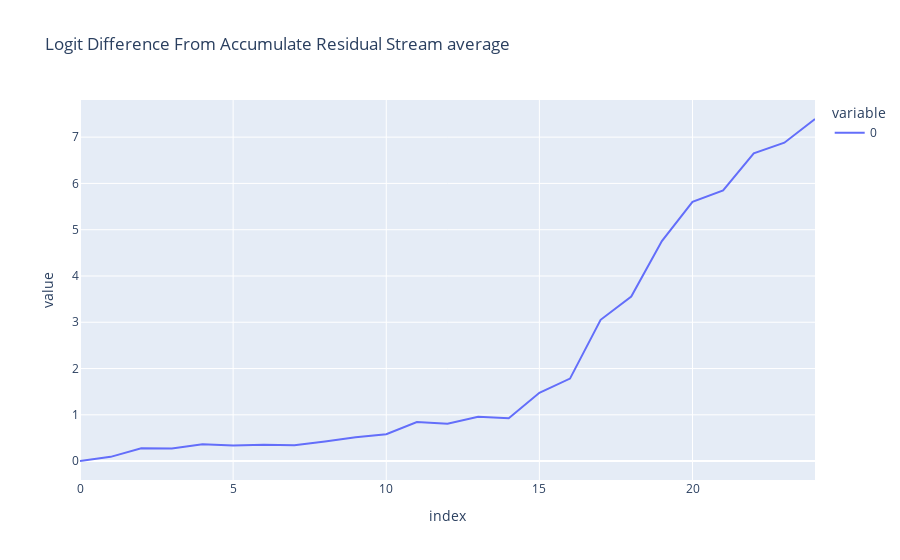

The code cell stored with this chart in its notebook:
### Markdown cell above
### Acumulated residual stream logit difference average

### Code cell
def residual_stack_to_logit_diff(residual_stack: Float[torch.Tensor, "components batch d_model"], cache: ActivationCache) -> float:
    scaled_residual_stack = cache.apply_ln_to_stack(residual_stack, layer = -1, pos_slice=-1)
    return einsum("n_layers batch d_model, batch d_model -> n_layers", scaled_residual_stack, logit_diff_directions)/12


accumulated_residual, labels = clean_cache.accumulated_resid(layer=-1, incl_mid=True, pos_slice=-1, return_labels=True)
logit_lens_logit_diffs = residual_stack_to_logit_diff(accumulated_residual, clean_cache)
line(logit_lens_logit_diffs,  hover_name=labels, title="Logit Difference From Accumulate Residual Stream average")

### Figure 1 — Plotly figure (JSON) as saved in the notebook; plotly's stock layout.template omitted (floating-point values rounded to 4 significant figures)
{"data": [{"hovertemplate": "<b>%{hovertext}</b><br><br>variable=0<br>index=%{x}<br>value=%{y}<extra></extra>", "hovertext": ["0_pre", "0_mid", "1_pre", "1_mid", "2_pre", "2_mid", "3_pre", "3_mid", "4_pre", "4_mid", "5_pre", "5_mid", "6_pre", "6_mid", "7_pre", "7_mid", "8_pre", "8_mid", "9_pre", "9_mid", "10_pre", "10_mid", "11_pre", "11_mid", "final_post"], "legendgroup": "0", "line": {"color": "#636efa", "dash": "solid"}, "marker": {"symbol": "circle"}, "mode": "lines", "name": "0", "orientation": "v", "showlegend": true, "type": "scatter", "x": [0, 1, 2, 3, 4, 5, 6, 7, 8, 9, 10, 11, 12, 13, 14, 15, 16, 17, 18, 19, 20, 21, 22, 23, 24], "xaxis": "x", "y": [0.002231, 0.09207, 0.2767, 0.2738, 0.362, 0.3351, 0.3515, 0.3425, 0.4242, 0.5132, 0.58, 0.8446, 0.8094, 0.9603, 0.9273, 1.475, 1.782, 3.053, 3.555, 4.754, 5.6, 5.848, 6.649, 6.879, 7.392], "yaxis": "y"}], "layout": {"legend": {"title": {"text": "variable"}, "tracegroupgap": 0}, "title": {"text": "Logit Difference From Accumulate Residual Stream average"}, "xaxis": {"anchor": "y", "domain": [0, 1], "title": {"text": "index"}}, "yaxis": {"anchor": "x", "domain": [0, 1], "title": {"text": "value"}}}}
